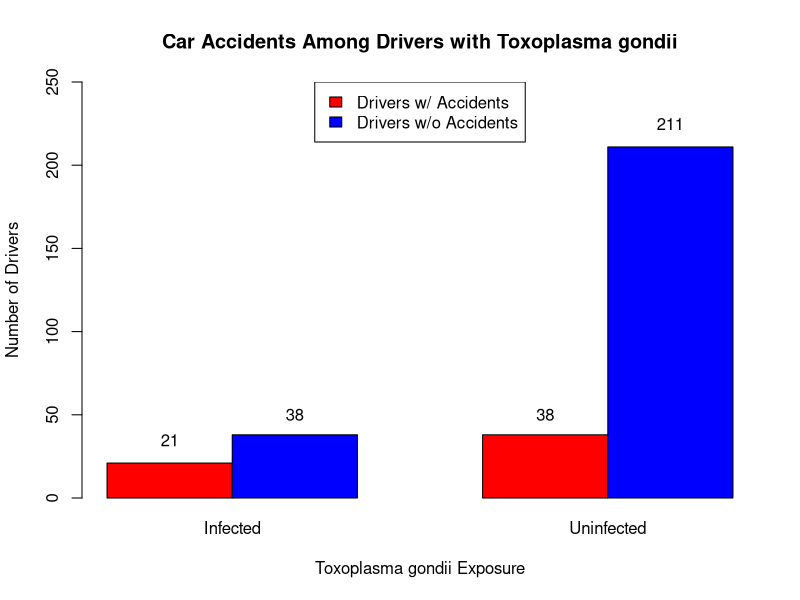

R code for this plot:
#Kendyl Barron
#Biostats F15
#Assignment 1
#Chapter2Question32

#create a datamatrix so data can be organized into a barplot
DataMatrix <-matrix(c(21,38,38,211), ncol=2, byrow=T)
DataMatrix

#label rows and columns of the matrix
colnames(DataMatrix) <- c( "Infected" , "Uninfected" )
rownames(DataMatrix) <- c( "Drivers with accidents" , "Control" )
DataMatrix

#plot data with bars besides one another, add color, label axis,
#adjust range of y axis, add title and legend
barplot(DataMatrix, beside = TRUE,
        col=c("red", "blue"),
        xlab = "Toxoplasma gondii Exposure",
        ylab = "Number of Drivers",
        ylim = c(0,250),
        main = c("Car Accidents Among Drivers with Toxoplasma gondii"))
legend("top",                                
       legend=c("Drivers w/ Accidents", "Drivers w/o Accidents"),
       fill=c("red","blue")) 

#add actual values to plotted data
text(1.5, 35, "21")
text(2.5, 50, "38")
text(4.5, 50, "38")
text(5.5, 225, "211")


